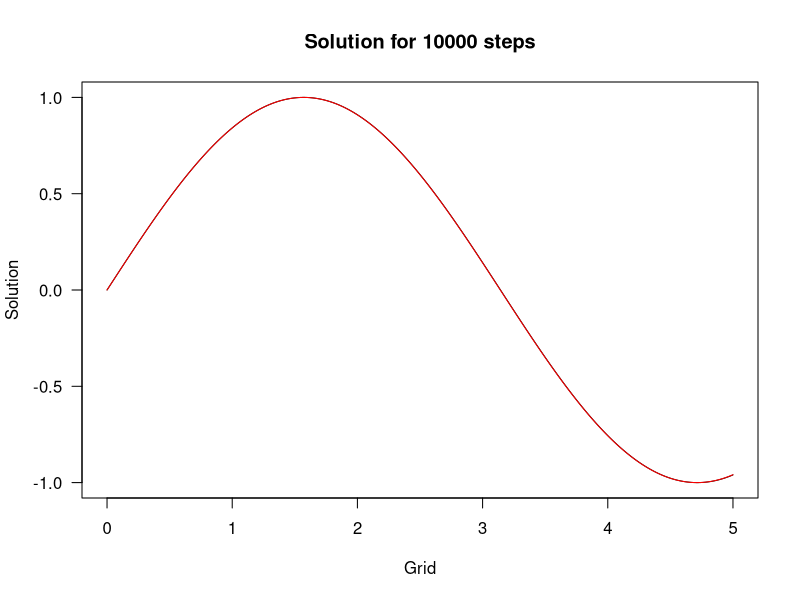

The R script that drew this image:
# Schemat Heuna

f <- function(t, x){ -x*tan(t)+1/cos(t)}
LowerLimit <- 0
UpperLimit <- 5
method <- 'Heun'
NumberOfSteps <- 10000
h <- (UpperLimit - LowerLimit)/NumberOfSteps
x0 <- 0
Grid <- seq(LowerLimit, UpperLimit, h)
True <- function(t){ sin(t)}


SolveEq <- function(NumberOfSteps, LowerLimit, UpperLimit, f, x0, True, method = 'Heun', LocalError = FALSE){

  #print('Only simple Euler method is admissible')

  h <- (UpperLimit - LowerLimit)/NumberOfSteps
  Fun <- rep(x0, NumberOfSteps + 1)
  Real <- rep(x0, NumberOfSteps + 1)
  Grid <- seq(LowerLimit, UpperLimit, h)
  print(paste('Step =',h))
  print(paste('Starting point =', x0))

  for(i in 1:NumberOfSteps + 1){
    Fun[i] <- ifelse(i == 1, x0, Fun[i - 1] + h/2 *
                       (f(Grid[i-1], Fun[i-1]) + f(Grid[i], Fun[i-1] + h * f(Grid[i-1], Fun[i-1]))))
    Real[i] <- True(Grid[i])
  }
  Solution <- data.frame(Fun = Fun, Grid = Grid)
  plot(Solution$Grid, Solution$Fun, type = 'l', main = paste('Solution for', NumberOfSteps, 'steps'),
       xlab = 'Grid', ylab = 'Solution', las = 1)
  lines(Solution$Grid, Real, col = 'red')
  if(LocalError){
    print(paste("Local error:", LocalError(True, Grid, h, 1, f, NumberOfSteps)))
  }
  return(Solution)
}

Sol <- SolveEq(NumberOfSteps, LowerLimit, UpperLimit, f, x0, True)
